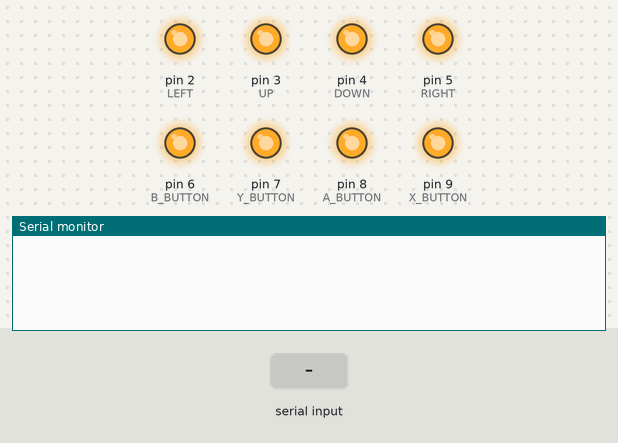
Bench run of a sketch on a simulated Arduino Uno, built with avr-gcc and run on an emulated ATmega328P. Parts: output pins drawn as LEDs (lit = HIGH), the last lines printed to the serial monitor. The test bench sets the inputs (shaded band).

Above: at 1.2 s.
1.3 s: "-" received over Serial
At 2.6 s:
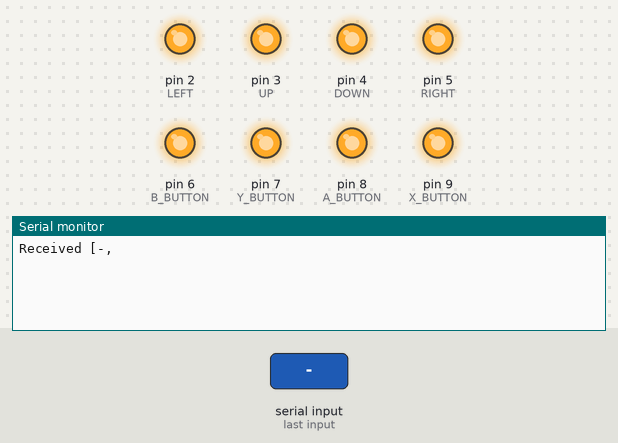
3.8 s: "A" received over Serial
At 5.7 s:
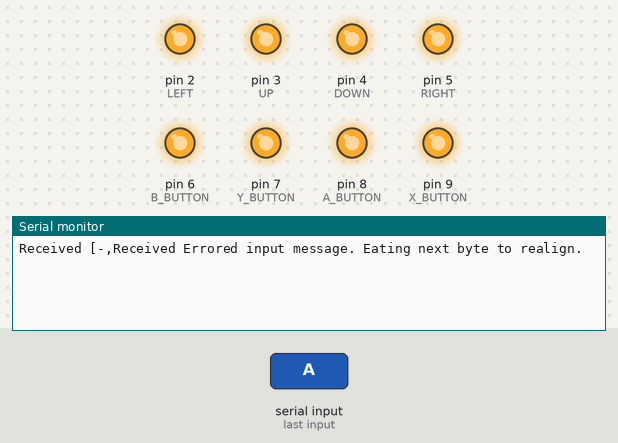

The sketch:

controller.ino.ino
```cpp
typedef uint8_t Button;

const Button X_BUTTON = 9;
const Button A_BUTTON = 8;
const Button Y_BUTTON = 7;
const Button B_BUTTON = 6;

const Button RIGHT = 5;
const Button DOWN = 4;
const Button UP = 3;
const Button LEFT = 2; //Can you tell I got the pins backwards the first time?

const Button NONE = 10;

enum ButtonState {PRESSED = 0, RELEASED = 1, ERROR = 2};

char INPUT_BUFFER[2];
char OUTPUT_MESSAGE[128];

ButtonState getButtonState(char character){
  if(character == '-'){
    return RELEASED;
  } else if(character == '+') {
    return PRESSED;
  } else {
    return ERROR;
  }
}

Button getButton(char character){
  //Probably should update to iterate over elements rather than be a swith.
  switch(character){
    case 'A':
      return A_BUTTON;
    case 'B':
      return B_BUTTON;
    case 'X':
      return X_BUTTON;
    case 'Y':
      return Y_BUTTON;

    case 'L':
      return LEFT;
    case 'R':
      return RIGHT;
    case 'U':
      return UP;
    case 'D':
      return DOWN;
  }

  return NONE;
}

void setup() {
  //Again, probably could clean this up by iterating over an enumerated class
  pinMode(X_BUTTON, OUTPUT);
  digitalWrite(X_BUTTON, RELEASED);
  pinMode(A_BUTTON, OUTPUT);
  digitalWrite(A_BUTTON, RELEASED);
  pinMode(Y_BUTTON, OUTPUT);
  digitalWrite(Y_BUTTON, RELEASED);
  pinMode(B_BUTTON, OUTPUT);
  digitalWrite(B_BUTTON, RELEASED);

  pinMode(RIGHT, OUTPUT);
  digitalWrite(RIGHT, RELEASED);
  pinMode(DOWN, OUTPUT);
  digitalWrite(DOWN, RELEASED);
  pinMode(UP, OUTPUT);
  digitalWrite(UP, RELEASED);
  pinMode(LEFT, OUTPUT);
  digitalWrite(LEFT, RELEASED);

  Serial.begin(19200);
}

void loop() {
  while(!Serial.available());

  Serial.readBytes(INPUT_BUFFER,2);

  ButtonState buttonState = getButtonState(INPUT_BUFFER[0]);
  Button button = getButton(INPUT_BUFFER[1]);

  if(buttonState != ERROR){
    digitalWrite(button, buttonState);
    sprintf(OUTPUT_MESSAGE, "Received [%c,%c]. interpreted as [Pin %d, State %d].", INPUT_BUFFER[0], INPUT_BUFFER[1], button, buttonState);
    Serial.write(OUTPUT_MESSAGE);
  } else {
    Serial.write("Received Errored input message. Eating next byte to realign.");
    Serial.readBytes(INPUT_BUFFER,1);
  }
}
```

Measured:
- after the input at 1.3 s, the serial monitor: prints a new line after 1.0 s (image 1)
- after the input at 3.8 s, the serial monitor: prints a new line after 1.0 s (image 2)
